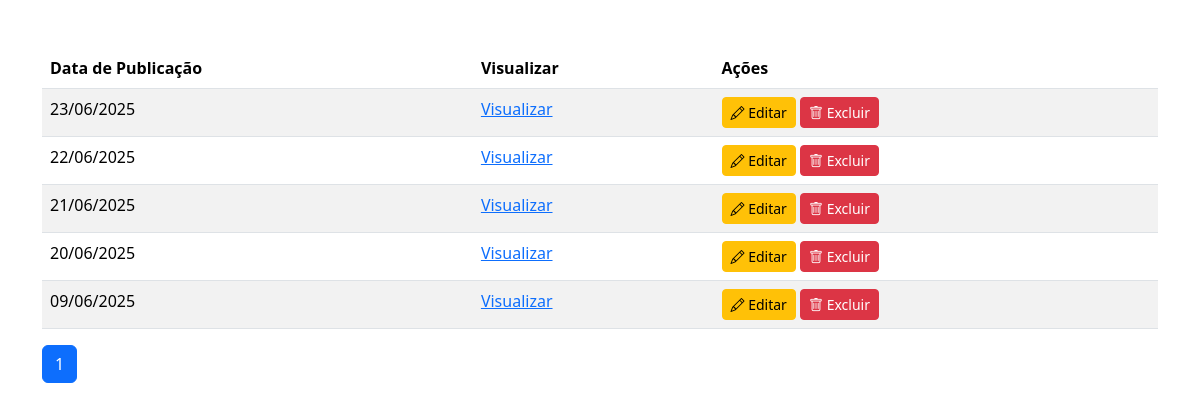
Page /admin/boletimseca.php?busca=boletim on the earlier database version.
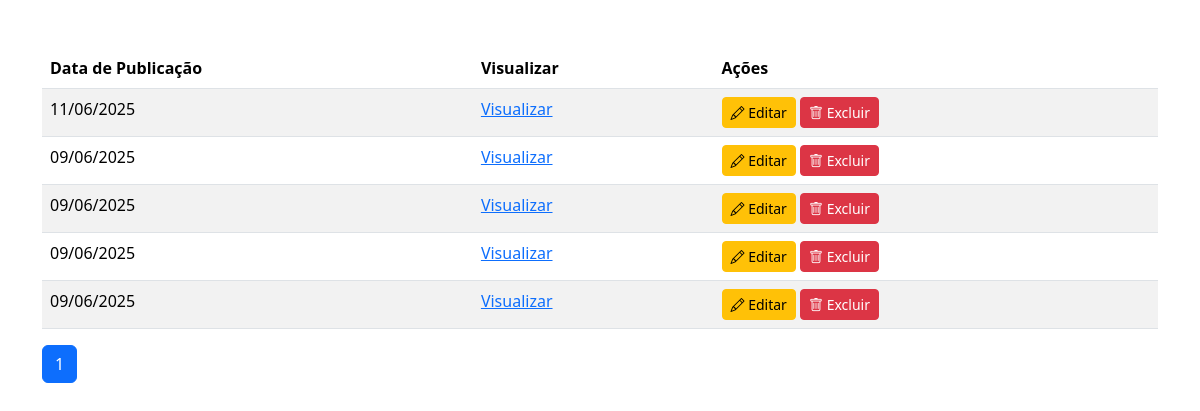
Same page on the later database version.
### tables this page shows
CREATE TABLE `boletins` (
  `id` int(11) NOT NULL,
  `nome` varchar(255) NOT NULL,
  `arquivo` varchar(255) NOT NULL,
  `data_upload` timestamp NOT NULL DEFAULT current_timestamp()
);

### admin/boletimseca.php (the view, shortened to what this page needs)
<?php include "../conexao.php"; ?>
<?php
$por_pagina = 5;
$pagina = isset($_GET['pagina']) ? (int)$_GET['pagina'] : 1;
$inicio = ($pagina - 1) * $por_pagina;
$busca = isset($_GET['busca']) ? trim($conn->real_escape_string($_GET['busca'])) : '';
$where = '';
if (preg_match('/^\d{2}\/\d{2}\/\d{4}$/', $busca)) {
    $partes = explode('/', $busca);
    $data_convertida = $partes[2] . '-' . $partes[1] . '-' . $partes[0];
    $where = "WHERE data_upload = '$data_convertida'";
} elseif (!empty($busca)) {
    $where = "WHERE nome LIKE '%$busca%' OR arquivo LIKE '%$busca%'";
}
$total_query = $conn->query("SELECT COUNT(*) as total FROM boletins $where");
$total_result = $total_query->fetch_assoc();
$total = $total_result['total'];
$total_paginas = ceil($total / $por_pagina);
$sql = "SELECT * FROM boletins $where ORDER BY data_upload DESC LIMIT $inicio, $por_pagina";
$result = $conn->query($sql);
?>
<!DOCTYPE html>
<html lang="pt-br">
<head>
  <link rel="stylesheet" href="https://cdnjs.cloudflare.com/ajax/libs/bootstrap/5.3.3/css/bootstrap.min.css">
    <link rel="stylesheet" href="https://cdnjs.cloudflare.com/ajax/libs/font-awesome/6.5.2/css/all.min.css"crossorigin="anonymous" />
  <link rel="stylesheet" href="https://cdnjs.cloudflare.com/ajax/libs/aos/2.3.4/aos.css" />
  <link rel="stylesheet" href="https://cdnjs.cloudflare.com/ajax/libs/bootstrap/5.3.3/css/bootstrap.min.css" />
  <link rel="stylesheet" href="https://cdnjs.cloudflare.com/ajax/libs/bootstrap-icons/1.11.3/font/bootstrap-icons.min.css" />
  <link rel="stylesheet" href="https://cdnjs.cloudflare.com/ajax/libs/boxicons/2.1.4/css/boxicons.min.css" />
  <link rel="stylesheet" href="https://cdnjs.cloudflare.com/ajax/libs/boxicons/2.1.4/css/animations.min.css" />
  <link rel="stylesheet" href="https://cdnjs.cloudflare.com/ajax/libs/glightbox/3.3.0/css/glightbox.min.css" />
  <link rel="stylesheet" href="https://cdnjs.cloudflare.com/ajax/libs/Swiper/11.0.5/swiper-bundle.css" />
  <link rel="stylesheet" href="https://unpkg.com/leaflet/dist/leaflet.css" />
  <link rel="stylesheet" href="https://cdnjs.cloudflare.com/ajax/libs/Chart.js/3.7.0/chart.min.css">
</head>
<body class="container py-5">
   <table class="table table-striped table-hover">
    <thead>
        <tr>
            <th>Data de Publicação</th>
            <th>Visualizar</th>
            <th>Ações</th>
        </tr>
    </thead>
    <tbody>
        <?php if ($result->num_rows > 0): ?>
            <?php while ($row = $result->fetch_assoc()): ?>
            <tr>
                <td><?= date('d/m/Y', strtotime($row['data_upload'])) ?></td>
                <td><a href="../uploads/<?= $row['arquivo'] ?>" target="_blank">Visualizar</a></td>
                <td>
                    <a href="editarBD.php?id=<?= $row['id'] ?>" class="btn btn-sm btn-warning"><i class="bi bi-pencil"></i> Editar</a>
                    <a href="excluirBD.php?id=<?= $row['id'] ?>" class="btn btn-sm btn-danger" onclick="return confirm('Deseja excluir?');"><i class="bi bi-trash"></i> Excluir</a>
                </td>
            </tr>
            <?php endwhile; ?>
        <?php else: ?>
            <tr>
                <td colspan="3">Nenhum boletim encontrado.</td>
            </tr>
        <?php endif; ?>
    </tbody>
</table>
<nav>
    <ul class="pagination">
        <?php for ($i = 1; $i <= $total_paginas; $i++): ?>
        <li class="page-item <?= ($i == $pagina) ? 'active' : '' ?>">
            <a class="page-link" href="?pagina=<?= $i ?>&busca=<?= urlencode($busca) ?>"><?= $i ?></a>
        </li>
        <?php endfor; ?>
    </ul>
</nav>
</body>
</html>

Differences in the rows shown:
removed boletins: data_upload "23/06/2025"
changed boletins (number 1 of 5 on the later page): data_upload "21/06/2025" → "11/06/2025"; moves up the list
changed boletins (number 2 of 5 on the later page): data_upload "22/06/2025" → "09/06/2025"
changed boletins (number 3 of 5 on the later page): data_upload "20/06/2025" → "09/06/2025"
added boletins: data_upload "09/06/2025"
